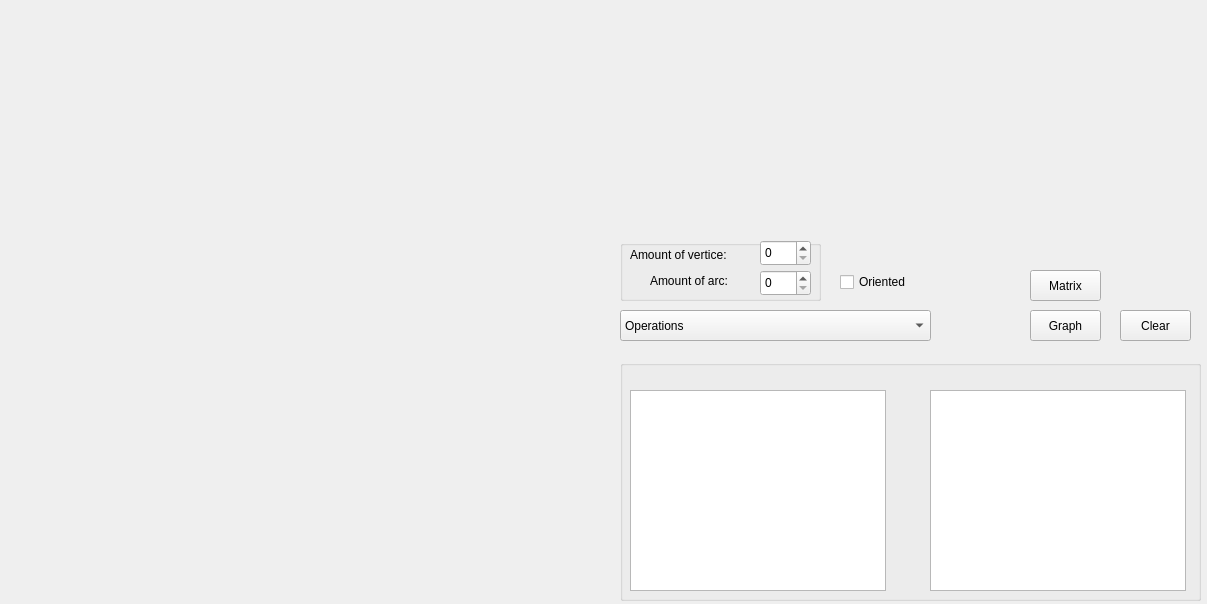
<?xml version="1.0" encoding="UTF-8"?>
<ui version="4.0">
 <class>MainWindow</class>
 <widget class="QMainWindow" name="MainWindow">
  <property name="geometry">
   <rect>
    <x>0</x>
    <y>0</y>
    <width>1207</width>
    <height>604</height>
   </rect>
  </property>
  <property name="windowTitle">
   <string>CDM_Lab1_Graphs</string>
  </property>
  <property name="styleSheet">
   <string notr="true">font: 12pt &quot;Arial&quot;;</string>
  </property>
  <widget class="QWidget" name="centralWidget">
   <widget class="QComboBox" name="operation">
    <property name="geometry">
     <rect>
      <x>620</x>
      <y>310</y>
      <width>311</width>
      <height>31</height>
     </rect>
    </property>
    <item>
     <property name="text">
      <string>Operations</string>
     </property>
    </item>
    <item>
     <property name="text">
      <string>Incidence ---&gt; Adjacency</string>
     </property>
    </item>
    <item>
     <property name="text">
      <string>Adjacency --&gt; Incidence </string>
     </property>
    </item>
   </widget>
   <widget class="QPushButton" name="clear">
    <property name="geometry">
     <rect>
      <x>1120</x>
      <y>310</y>
      <width>71</width>
      <height>31</height>
     </rect>
    </property>
    <property name="text">
     <string>Clear</string>
    </property>
   </widget>
   <widget class="QPushButton" name="build">
    <property name="geometry">
     <rect>
      <x>1030</x>
      <y>310</y>
      <width>71</width>
      <height>31</height>
     </rect>
    </property>
    <property name="text">
     <string>Graph</string>
    </property>
   </widget>
   <widget class="QGroupBox" name="groupBox">
    <property name="geometry">
     <rect>
      <x>620</x>
      <y>360</y>
      <width>581</width>
      <height>241</height>
     </rect>
    </property>
    <property name="title">
     <string/>
    </property>
    <widget class="QTableWidget" name="firstMatrix">
     <property name="geometry">
      <rect>
       <x>10</x>
       <y>30</y>
       <width>256</width>
       <height>201</height>
      </rect>
     </property>
    </widget>
    <widget class="QTableWidget" name="secondMatrix">
     <property name="geometry">
      <rect>
       <x>310</x>
       <y>30</y>
       <width>256</width>
       <height>201</height>
      </rect>
     </property>
    </widget>
    <widget class="QLabel" name="aboveFirstMatrix">
     <property name="geometry">
      <rect>
       <x>10</x>
       <y>10</y>
       <width>111</width>
       <height>21</height>
      </rect>
     </property>
     <property name="text">
      <string/>
     </property>
    </widget>
    <widget class="QLabel" name="aboveSecondMatrix">
     <property name="geometry">
      <rect>
       <x>310</x>
       <y>10</y>
       <width>111</width>
       <height>21</height>
      </rect>
     </property>
     <property name="text">
      <string/>
     </property>
    </widget>
   </widget>
   <widget class="QCheckBox" name="orientedCheck">
    <property name="geometry">
     <rect>
      <x>840</x>
      <y>270</y>
      <width>85</width>
      <height>24</height>
     </rect>
    </property>
    <property name="text">
     <string>Oriented</string>
    </property>
   </widget>
   <widget class="QGroupBox" name="groupBox_2">
    <property name="geometry">
     <rect>
      <x>620</x>
      <y>240</y>
      <width>201</width>
      <height>61</height>
     </rect>
    </property>
    <property name="title">
     <string/>
    </property>
    <widget class="QLabel" name="VERTICE">
     <property name="geometry">
      <rect>
       <x>10</x>
       <y>0</y>
       <width>124</width>
       <height>29</height>
      </rect>
     </property>
     <property name="text">
      <string>Amount of vertice:</string>
     </property>
    </widget>
    <widget class="QSpinBox" name="vertice">
     <property name="geometry">
      <rect>
       <x>140</x>
       <y>0</y>
       <width>51</width>
       <height>26</height>
      </rect>
     </property>
    </widget>
    <widget class="QSpinBox" name="arc">
     <property name="geometry">
      <rect>
       <x>140</x>
       <y>30</y>
       <width>51</width>
       <height>26</height>
      </rect>
     </property>
    </widget>
    <widget class="QLabel" name="ARC">
     <property name="geometry">
      <rect>
       <x>30</x>
       <y>30</y>
       <width>101</width>
       <height>21</height>
      </rect>
     </property>
     <property name="text">
      <string>Amount of arc:</string>
     </property>
    </widget>
   </widget>
   <widget class="QPushButton" name="matrix">
    <property name="geometry">
     <rect>
      <x>1030</x>
      <y>270</y>
      <width>71</width>
      <height>31</height>
     </rect>
    </property>
    <property name="text">
     <string>Matrix</string>
    </property>
   </widget>
  </widget>
 </widget>
 <layoutdefault spacing="6" margin="11"/>
 <resources/>
 <connections/>
</ui>
